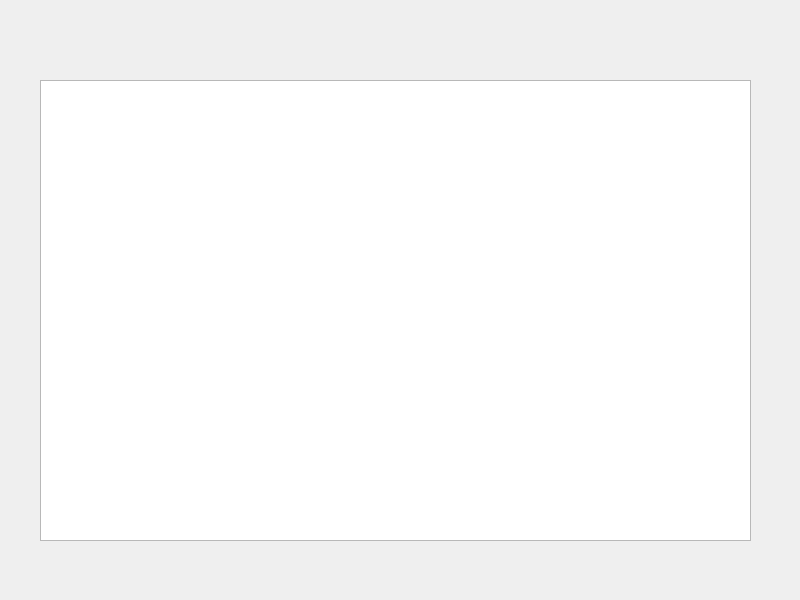
<?xml version="1.0" encoding="UTF-8"?>
<ui version="4.0">
 <class>server</class>
 <widget class="QWidget" name="server">
  <property name="geometry">
   <rect>
    <x>0</x>
    <y>0</y>
    <width>800</width>
    <height>600</height>
   </rect>
  </property>
  <property name="windowTitle">
   <string>server</string>
  </property>
  <widget class="QTextBrowser" name="stateBrowser">
   <property name="geometry">
    <rect>
     <x>40</x>
     <y>80</y>
     <width>711</width>
     <height>461</height>
    </rect>
   </property>
   <property name="styleSheet">
    <string notr="true">font: 18pt &quot;Arial&quot;;</string>
   </property>
  </widget>
 </widget>
 <resources/>
 <connections/>
</ui>
